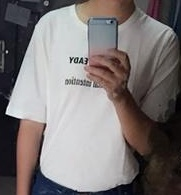
#> input picture VLA_model/Image_processing/input.jpg, 181 x 195 px
$ python -i image_feature.py   (imports and definitions only)   (older library calls are emulated)
#> lines starting #> are read from the running program, lines starting #| are printed output that depends on the picture
#> further down, picture is the input picture: PIL image 181x195 RGB; mean R, G, B 124.2, 118.3, 118.2
import numpy as np
from PIL import Image
import cv2


def compute_quality_features(img: Image.Image):
    # Convert to arrays
    arr_rgb = np.array(img.convert("RGB")).astype(np.float32) / 255.0
    arr_gray = cv2.cvtColor((arr_rgb * 255).astype(np.uint8),
                             cv2.COLOR_RGB2GRAY).astype(np.float32) / 255.0
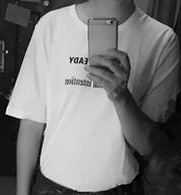
#> arr_gray: shape (195, 181) float32; min 0, max 0.984, mean 0.471

    # --- 1. Luminance statistics ---
    lum = arr_rgb.mean(axis=2)
    lum_mean = lum.mean()
#> lum_mean = 0.472
    lum_std = lum.std()
#> lum_std = 0.294
    lum_coef = lum_std / (lum_mean + 1e-6)
#> lum_coef = 0.624

    # --- 2. Sharpness (Laplacian variance) ---
#> (the run stopped early here; a loop or call above may not have finished)
